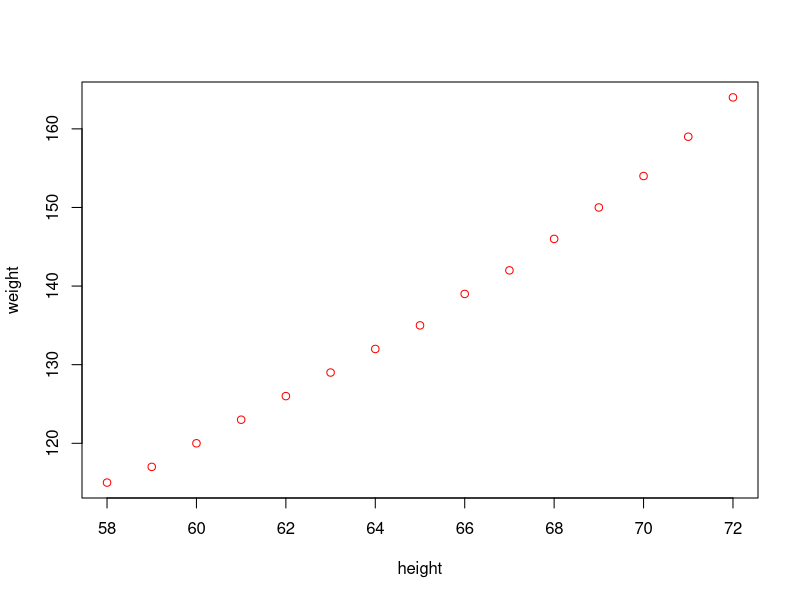
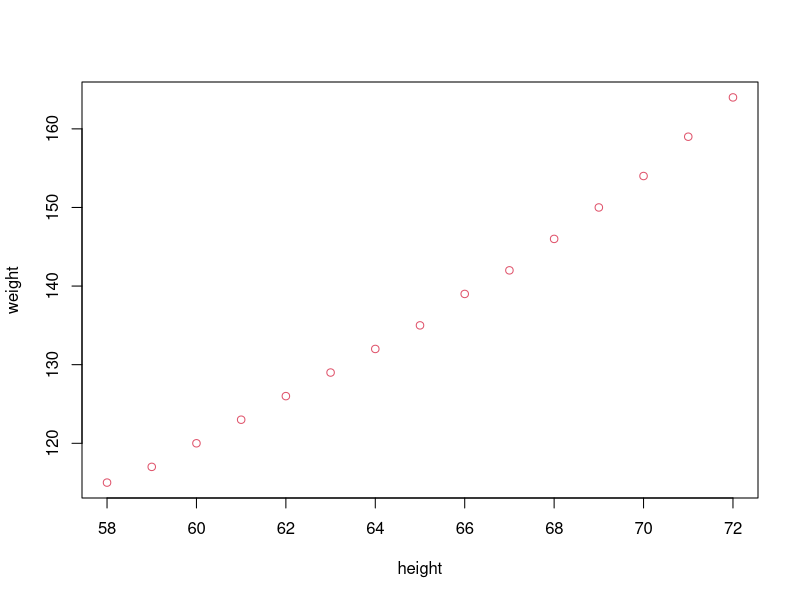
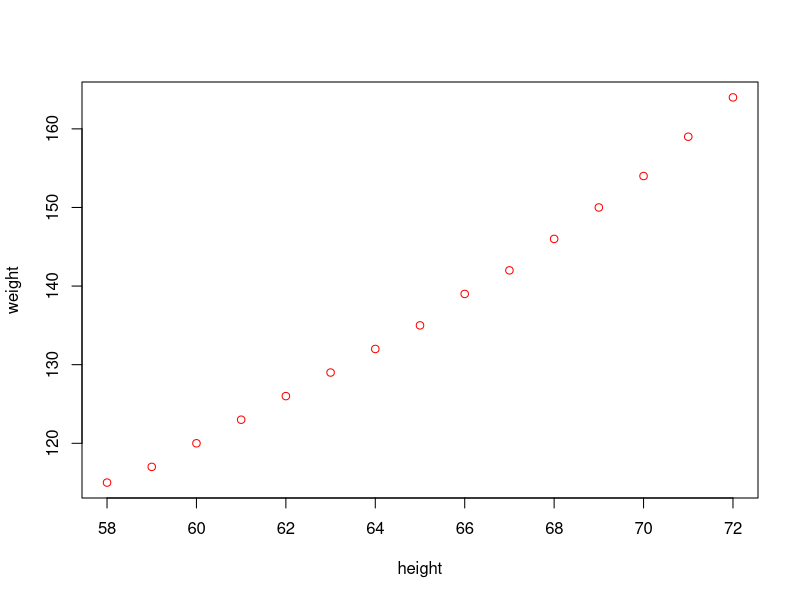
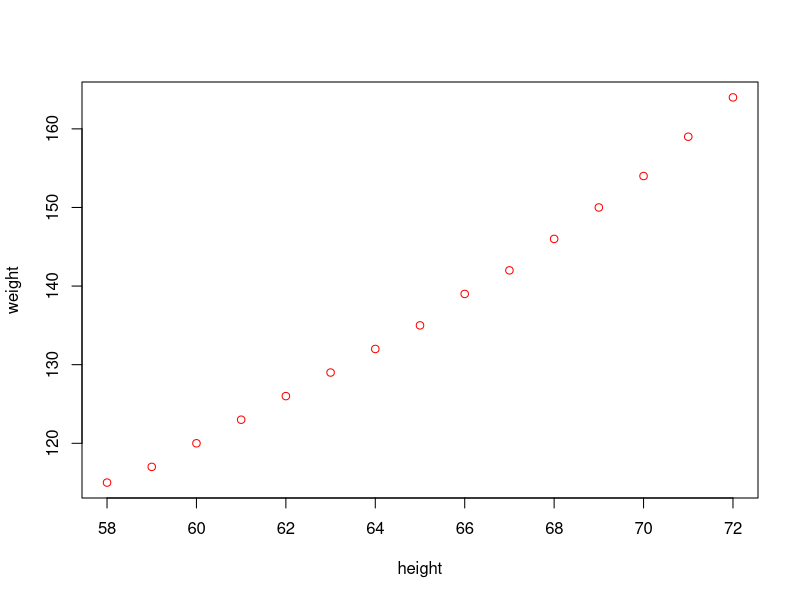
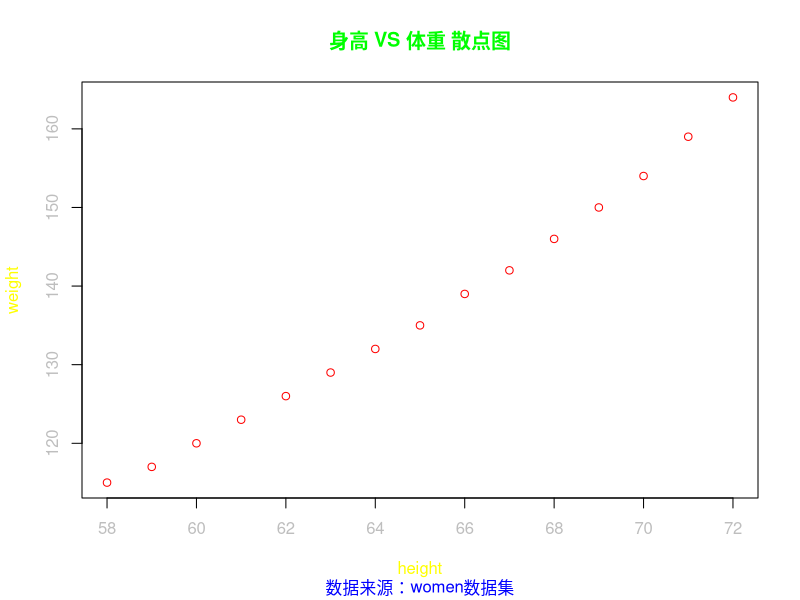
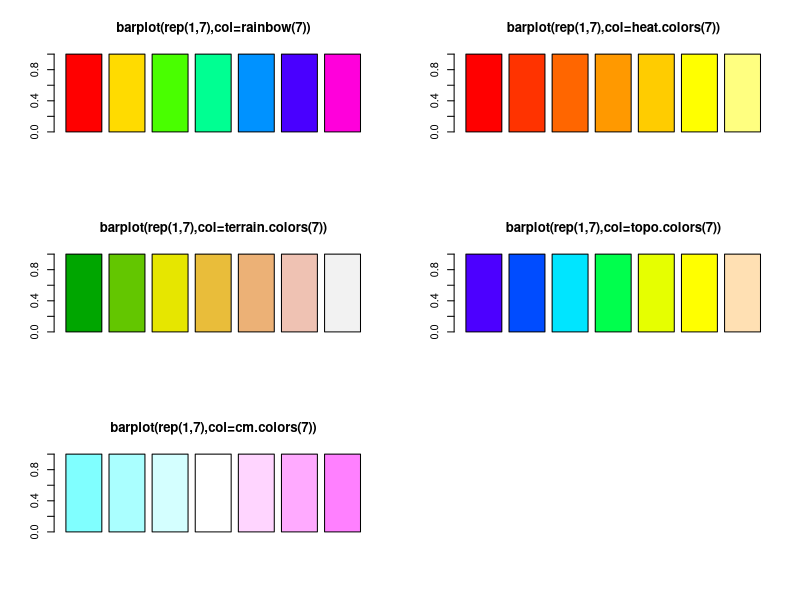
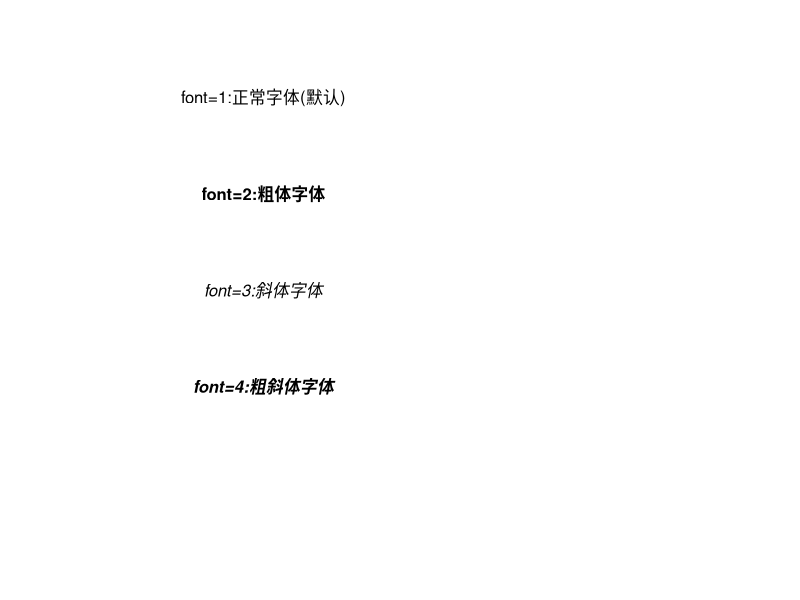
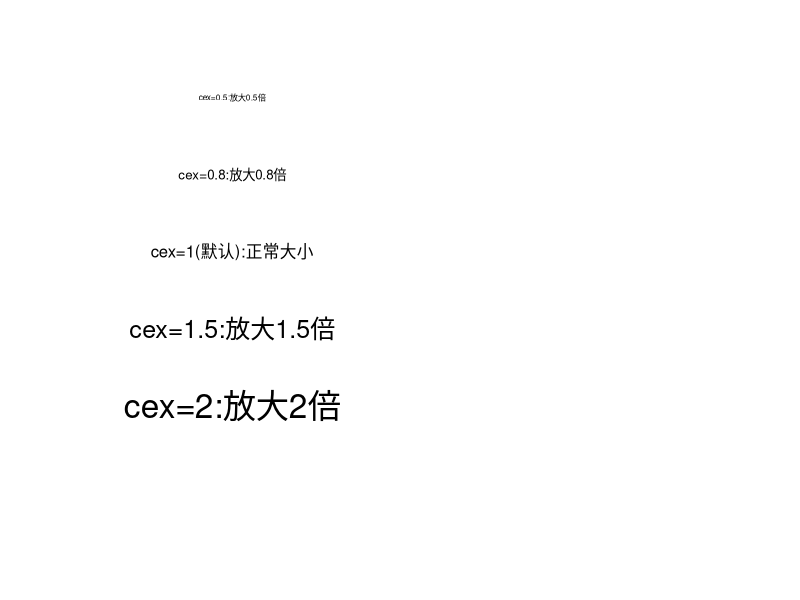

Source code (R) for these figures, in order:
## 3.1 常用图形参数
# 3.1.1 颜色
# 对women数据集绘制散点图，并用红色表示散点。
plot(women,col="red") # 通过颜色名称
plot(women,col=554)   # 通过颜色下标
plot(women,col="#FF0000") #通过十六进制的颜色值
mycolor <- rgb(red=255,green=0,blue=0,max=255)
plot(women,col=mycolor) # 通过RGB值
# 对其他图形参数颜色进行设置
plot(women,main="身高 VS 体重 散点图",sub="数据来源：women数据集",
     col="red",col.main="green",col.sub="blue",
     col.axis="grey",col.lab="yellow")
colors()
# 主题颜色
par(mfrow=c(3,2))
barplot(rep(1,7),col=rainbow(7),main="barplot(rep(1,7),col=rainbow(7))")
barplot(rep(1,7),col=heat.colors(7),main="barplot(rep(1,7),col=heat.colors(7))")
barplot(rep(1,7),col=terrain.colors(7),main="barplot(rep(1,7),col=terrain.colors(7))")
barplot(rep(1,7),col=topo.colors(7),main="barplot(rep(1,7),col=topo.colors(7))")
barplot(rep(1,7),col=cm.colors(7),main="barplot(rep(1,7),col=cm.colors(7))")
par(mfrow=c(1,1))

# 3.1.2 文字元素
# 字体
plot(0:4,type="n",axes = F,xlab = NA,ylab = NA)
type <- c("正常字体(默认)","粗体字体","斜体字体","粗斜体字体")
for(i in 1:4){
  text(2,5-i,labels = paste0("font=",i,":",type[i]),font = i)
}
# 大小
plot(0:5,type="n",axes = F,xlab = NA,ylab = NA)
text(2,5,labels="cex=0.5:放大0.5倍",cex=0.5)
text(2,4,labels="cex=0.8:放大0.8倍",cex=0.8)
text(2,3,labels="cex=1(默认):正常大小",cex=1)
text(2,2,labels="cex=1.5:放大1.5倍",cex=1.5)
text(2,1,labels="cex=2:放大2倍",cex=2)

# 3.1.3 点元素
plot(1,col="white",xlim=c(1,7),ylim=c(1,5),
     main = "点样式 pch=",xlab=NA,ylab=NA)
for(i in c(0:25)){
  x<-(i %/% 5)*1+1
  y<-6-(i%%5)-1
  if(length(which(c(21:25)==i)>=1)){
    points(x,y,pch=i,col="blue",bg="yellow",cex=2)
  } else {
    points(x,y,pch=i,cex=2)
  }
  text(x+0.2,y,labels = i)
}
# pch取值可以为"*，？，a，A，0，.，+，-，|"
points(6,4,pch="*",cex=2);text(6+0.2,4,labels="\"*\"")
points(6,3,pch="?",cex=2);text(6+0.2,3,labels="\"?\"")
points(6,2,pch="a",cex=2);text(6+0.2,2,labels="\"a\"")
points(6,1,pch="A",cex=2);text(6+0.2,1,labels="\"A\"")
points(7,5,pch="0",cex=2);text(7+0.2,5,labels="\"0\"")
points(7,4,pch=".",cex=2);text(7+0.2,4,labels="\".\"")
points(7,3,pch="+",cex=2);text(7+0.2,3,labels="\"+\"")
points(7,2,pch="-",cex=2);text(7+0.2,2,labels="\"-\"")
points(7,1,pch="|",cex=2);text(7+0.2,1,labels="\"|\"")

# 3.1.4 线元素
plot(x=1:10,y=rep(1,10),type="l",lty=0,ylim=c(1,8),xlim=c(-1,10),
     axes=F,xlab=NA,ylab=NA)
text(0,1,labels="lty=0")
for(i in 2:7){
  lines(x=1:10,y=rep(i,10),lty=i-1,xlab=NA,ylab=NA)
  text(0,i,labels=paste0("lty=",i-1))
}


## 3.2 低级绘图函数
# 3.2.1 标题
attach(iris)
boxplot(Sepal.Length~Species,col=heat.colors(3),
        main=list("Sepal.Length按照Species分类的箱线图",
                  font=4,col="red",cex=1.5),
        sub=list("数据来源：iris数据集",font=3,
                 col="green",cex=0.8),
        xlab="Species",ylab="Sepal.Length")
# title函数
boxplot(Sepal.Length~Species,col=heat.colors(3))
title(main=list("Sepal.Length按照Species分类的箱线图",
                font=4,col="red",cex=1.5),
      sub=list("数据来源：iris数据集",font=3,
               col="green",cex=0.8),
      xlab="Species",ylab="Sepal.Length")
# title另一种方式
boxplot(Sepal.Length~Species,col=heat.colors(3))
title(main="Sepal.Length按照Species分类的箱线图",
      font.main=4,col.main="red",cex.main=1.5,
      sub="数据来源：iris数据集",font.sub=3,
      col.sub="green",cex.sub=0.8,
      xlab="Species",ylab="Sepal.Length")

# 3.2.2 坐标轴
#加载iris数据到内存
attach(iris)
#绘制箱线图
boxplot(Sepal.Length~Species,col=heat.colors(3),
        axes=FALSE,xlab="Species",ylab="Sepal.Length")
#设置X轴样式
axis(side=1,at=1:3,labels=unique(Species),col.axis="red",tick=FALSE)
#设置Y轴样式
axis(side=2,col.ticks = "gold",font = 3,col = "blue")

# 3.2.3 图例
#绘制分组柱状图
barplot(VADeaths,beside = TRUE,col=cm.colors(5))
# 添加图例
legend("top",legend=rownames(VADeaths),
       ncol=5,fill=cm.colors(5),bty="n")

# 3.2.4 网格线
op <- par(mfcol=1:2)
barplot(VADeaths,beside = TRUE,col=cm.colors(5),
        main="plot VADeaths with grid()")
grid()
barplot(VADeaths,beside = TRUE,col=cm.colors(5),
        main="plot VADeaths with grid(NA,7,lty=2,lwd=1.5,col='green')")
grid(NA,7,lty=2,lwd=1.5,col="green")
par(op)

# 3.2.5 点
set.seed(1234)
data <- c(rnorm(100,mean=0,sd=1),rnorm(3,mean=4,sd=1))
boxplot(data,col="violet",ylim=c(-4,5),outline=F)
points(rep(1,3),data[101:103],pch=21,bg="yellow",cex=1.2)

# 3.2.6 文字
text(rep(1,3),data[101:103],pos=4,label=paste0("异常值",round(data[101:103],3)))

# 3.2.7 线
# lines函数
data(economics, package = "ggplot2") 
attach(economics)                      #将economics加载到内存
plot(date,psavert,type="l",ylab="",ylim=c(0,26))    #绘制psavert随时间变化的时序图
lines(date,uempmed,type="l",col="blue") #绘制uempmed曲线，并设置为蓝色
detach(economics)                       #将economics从内存中移除
# abline函数
# 通常会调用abline画一条线
attach(iris)
# 绘制一幅简单的散点图
plot(Petal.Length~Petal.Width)
# 绘制Petal.Length变量均值的水平线
abline(h=mean(Petal.Length),col="gray60")
# 绘制Petal.Width变量均值的竖直线
abline(v=mean(Petal.Width),col="gray60")
# 绘制拟合直线
abline(lm(Petal.Length~Petal.Width),
       col="red",lwd=2,lty=3)
detach(iris)


## 3.3 高级绘图函数
# 3.3.1 散点图
# 1.普通散点图
par(mfrow=c(1,2))
# 绘制一维数据
plot(x=rnorm(10)) 
# 绘制二维数据
plot(women)
par(mfrow=c(1,1))
# 2.散点图矩阵
# 利用plot函数
plot(iris[,1:4],main="利用plot函数绘制散点图矩阵")
# 利用pairs函数
# 方法一
pairs(iris[,1:4],main="利用pairs函数绘制散点图矩阵")
# 方法二
pairs(~Sepal.Length+Sepal.Width+Petal.Length+Petal.Width,
      data=iris,main="利用pairs函数绘制散点图矩阵")
# 3.高密度散点图
# 创建一个大数据集
n <- 10000
x1  <- matrix(rnorm(n), ncol = 2)
x2  <- matrix(rnorm(n, mean = 3, sd = 1.5), ncol = 2)
x   <- rbind(x1, x2)
# 利用plot与smoothScatter函数绘制散点图
par(mfrow=c(1,2))
plot(x,main="利用plot函数绘制普通散点图")
smoothScatter(x,main="利用smoothScatter函数绘制高密度散点图")
par(mfrow=c(1,1))

# 3.3.2 气泡图
data("diamonds",package = "ggplot2")
# 随机抽取500个样本
diamonds1 <- diamonds[sample(1:nrow(diamonds),500),]
attach(diamonds1)
# 计算钻石体积
volumn <- x*y*z
# 把钻石体积进行归一化处理，并赋予对象size
size <- (volumn-min(volumn))/(max(volumn)-min(volumn))
# 利用plot函数绘制气泡图
plot(carat,price,cex=size*2)
# 利用symbols函数绘制气泡图
x<-rnorm(10)
y<-rnorm(10)
r<-abs(rnorm(10))
symbols(x,y,circle = r,
        bg=rainbow(10))

# 3.3.3 线图
type <- c('l','b','c','o','s','S')
par(mfrow=c(2,3))
for(i in 1:6){
  plot(1:10,type=type[i],main=paste0("type=",type[i]))
}
par(mfrow=c(1,1))

# 3.3.4 柱状图
par(mfrow=c(1,2))
for(i in c(FALSE,TRUE)){
  barplot(VADeaths,horiz = i,beside = T,col = rainbow(5))
}
par(mfrow=c(1,1))
# 增加图例
barplot(VADeaths,beside = T,col = rainbow(5),
        legend.text = rownames(VADeaths))

# 3.3.5 饼图
pie(table(mtcars$cyl))

# 3.3.6 直方图和密度图
# 绘制直方图
data(economics, package = "ggplot2") 
attach(economics)                      #将economics加载到内存
par(mfrow=c(2,2))
hist(psavert,8,xlab="个人储蓄率",ylab="频数",col="blue",
     main="个人储蓄率直方图（较少区间）")
hist(psavert,30,xlab="个人储蓄率",ylab="频数",col="blue",
     main="个人储蓄率直方图（较多区间）")
hist(uempmed,8,xlab="一周内平均失业持续时间",ylab="频数",col="green",
     main="一周内平均失业持续时间（较少区间）")
hist(uempmed,30,xlab="一周内平均失业持续时间",ylab="频数",col="green",
     main="一周内平均失业持续时间（较多区间）")
par(mfrow=c(1,1))
detach(economics)                 #将economics从内存中释放
# 绘制核密度图
plot(density(economics$psavert))
rug(economics$psavert)

# 3.3.7 Q-Q图
qqnorm(economics$psavert)

# 3.3.8 箱线图
boxplot(iris$Sepal.Length~iris$Species,col=rainbow(3))

# 3.3.9 茎叶图
stem(mtcars$wt)

# 3.3.10 点图
dotchart(mtcars$mpg,labels = rownames(mtcars))

# 3.3.11 马赛克图
ftable(Titanic)
mosaicplot(Titanic)
library(vcd)
mosaic(Titanic,shade = T,legend = T)